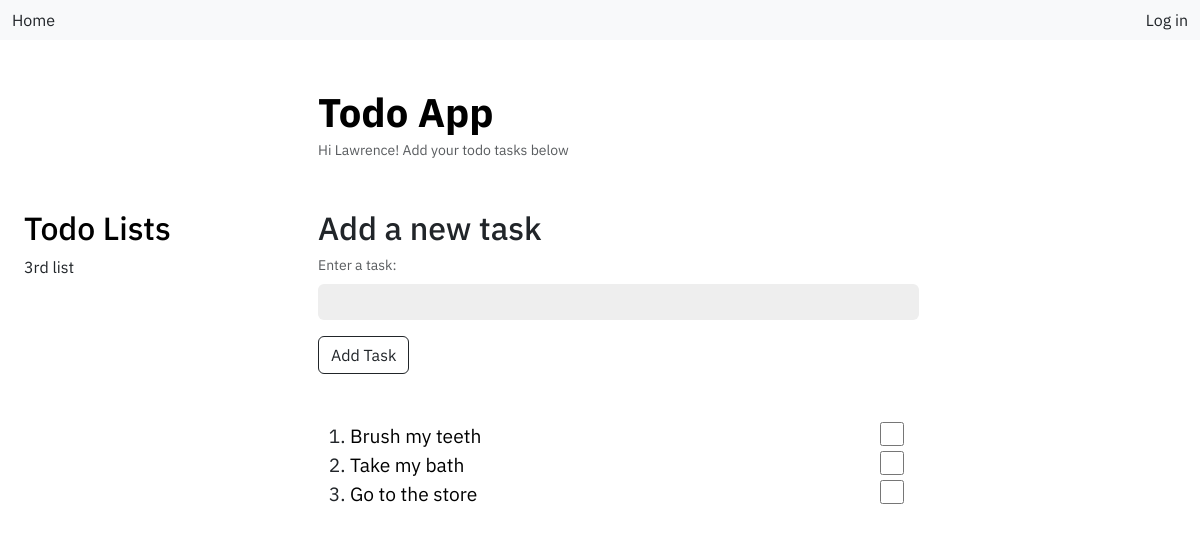
/list/3 (signed in), run on the app's committed database.
### main.py (models this page shows)
class User(db.Model, UserMixin):
    id: Mapped[int] = mapped_column(primary_key=True)
    email: Mapped[str] = mapped_column(unique=True)
    username: Mapped[str] = mapped_column(unique=True)
    password: Mapped[str]
    user_list: Mapped[str] = relationship("TodoList", back_populates="list_user")

class TodoList(db.Model):
    id: Mapped[int] = mapped_column(primary_key=True)
    list: Mapped[str] = mapped_column(unique=True)
    todo_tasks: Mapped[str] = relationship("TodoTask", back_populates="todolist")
    list_user: Mapped[str] = relationship("User", back_populates="user_list")
    list_user_id: Mapped[str] = mapped_column(ForeignKey("user.id"))

class TodoTask(db.Model):
    id: Mapped[int] = mapped_column(primary_key=True)
    task: Mapped[str]
    todolist: Mapped[str] = relationship("TodoList", back_populates="todo_tasks")
    todolist_id: Mapped[str] = mapped_column(ForeignKey("todo_list.id"))

### main.py (the view, shortened to what this page needs)
@app.route('/list/<list_id>', methods=["GET", "POST"])
def list_page(list_id):
    form = TaskForm()
    todo_list = db.session.execute(db.select(TodoList).where(TodoList.id == list_id)).scalar()
    todo_tasks = db.session.query(TodoTask).filter_by(todolist_id=list_id)
    task_data = form.new_task.data
    return render_template('list.html', form=form, todo_list=todo_list, todo_tasks=todo_tasks)

### main.py
class TaskForm(FlaskForm):
    new_task = StringField(label="Enter a task:", validators=[input_required()], render_kw={"placeholder": "", "class": "form-control mb-3"})
    submit = SubmitField(label="Add Task", render_kw={"class": "btn btn-outline-dark"})

### main.py (called while the page is built)
@login_manager.user_loader
def load_user(user_id):
    return db.session.execute(db.select(User).where(User.id == user_id)).scalar()

    def __call__(self, environ, start_response):
        method = environ.get('HTTP_X_HTTP_METHOD_OVERRIDE', '').upper()
        if method in self.allowed_methods:
            environ['REQUEST_METHOD'] = method
        if method in self.bodyless_methods:
            environ['CONTENT_LENGTH'] = '0'
        return self.app(environ, start_response)

### templates/list.html (shortened to what this page needs)
<!doctype html>
<html lang="en">
  <head>
    <link href="https://cdn.jsdelivr.net/npm/bootstrap@5.3.3/dist/css/bootstrap.min.css" rel="stylesheet">
    <link rel="stylesheet" href="{{ url_for('static', filename='css/style.css') }}">
  </head>
  <body>
    <nav class="navbar navbar-expand-lg bg-body-tertiary">
      <div class="container-fluid">
        <a class="nav-link active" aria-current="page" href="{{ url_for('index') }}">Home</a>
        <div class="ms-auto">
        {% if not logged_in: %}
        <a class="nav-link active" aria-current="page" href="{{ url_for('login') }}">Log in</a>
        {% else: %}
        <a class="nav-link active" aria-current="page" href="{{ url_for('logout') }}">Log out</a>
        {% endif %}
        </div>
      </div>
    </nav>
    <div class="container-fluid">
      <div class="container-fluid">
        <div class="row">
          <div class="col">
          </div>
            <div class="col-9">
              <a href="{{ url_for('index') }}" class="index-lists"><h1 class="todoapp">Todo App</h1></a>
              <div class="welcome-msg">Hi {{ current_user.username }}! Add your todo tasks below</div>
            </div>
        </div>
        <div class="row">
          <div class="col">
            <a href="{{ url_for('index') }}" class="index-lists"><h2>Todo Lists</h2></a>
              <p>{{ todo_list.list }}</p>
          </div>
          <div class="col-9">
            <h2>Add a new task</h2>
            <form method="POST">
              <div class="form-text">{{ form.new_task.label }}</div>
              {{ form.new_task }}
              {{ form.submit }}
            </form>
            <br>
            <br>
            <div class="tasklist-div">
              <ol class="itemList">
                {% for task in todo_tasks %}
                <li class="link-item task-link">
                  <a id="{{ task.id }}" href="#" class="main-link taskText">{{ task.task }}</a>
                  <div class="done-div">
                    <input id="checkbox{{ task.id }}" class="check" type="checkbox" name="done">
                  </div>
                </li>
                {% endfor %}
              </ol>
           </div>
          </div>
        </div>
      </div>
    </div>
  </body>
</html>

### static/css/style.css (style rules this page uses)
body { font-family: "IBM Plex Sans", sans-serif; }
h1 { font-weight: 700; }
.todoapp { margin: 3rem 0 0 0; }
.welcome-msg { margin-bottom: 3rem; margin-top: .25rem; font-size: .875em; color: var(--bs-secondary-color); }
.form-control { width: 70%; background-color: #EEEEEE; border: None; }
.form-text { margin-bottom: 0.5rem; }
.index-lists { text-decoration: None; color: black; }
.main-link { text-decoration: None; color: black; }
.done-div { display: inline; }
.check { width: 1.5rem; height: 1.5rem; float: right; margin-right: 17rem; accent-color: green; }
.link-item { font-size: 1rem; }
.task-link { font-size: 1.2rem; }

### data on the page
User: username "Lawrence"
TodoList: list "3rd list"
TodoTask: task "Brush my teeth"
TodoTask: task "Take my bath"
TodoTask: task "Go to the store"
